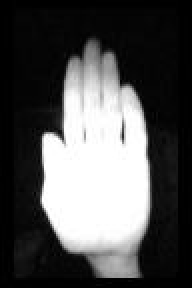
#> input picture imgs/B-1000.jpeg, 96 x 144 px, found by its file name (shown 2 times larger)
$ jupyter execute --allow-errors Untitled.ipynb   (shell and % lines are left out)
#> lines starting #> are read from the running program, lines starting #| are printed output that depends on the picture
[cell 1]
filePaths = []
#> (the rest of this cell did not finish here and is left out)

#> (a cell that did not finish here is left out)

#> (a cell that did not finish here is left out)

#> (a cell that did not finish here is left out)

[cell 5]
allLetters = list(sorted(set([x[:2][0] for x in filePaths if x[:2][0].isalpha()])))

#> (a cell that did not finish here is left out)

[cell 7]
allLetters

#> (a cell that did not finish here is left out)

[cell 9]
import cv2

[cell 10]
import os
import random
import cv2
import matplotlib.pyplot as plt
import pickle
import matplotlib.image as mpimg

[cell 11]
eimg = "../train/photoRaw/leapCropped/E/E-1000.jpeg"

[cell 12]
bimg = "../train/photoRaw/leapCropped/B/B-1000.jpeg"

[cell 13]
img = cv2.imread(bimg)
#> img is the input picture: shape (144, 96, 3); min 0, max 255, mean 81.2
img_resized = cv2.resize(img, (64,64))
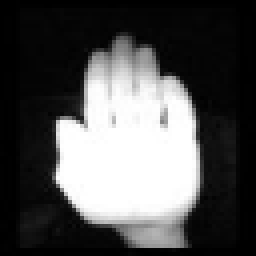
#> img_resized: shape (64, 64, 3) (shown 4 times larger); min 0, max 255, mean 81.3
cv2.imwrite("b64.jpeg", img_resized)
#> Out = True

[cell 14]
filePaths = []
for dirname, dirs, files in os.walk("imgs"):
        for filename in files:
            filePaths.append(filename)
